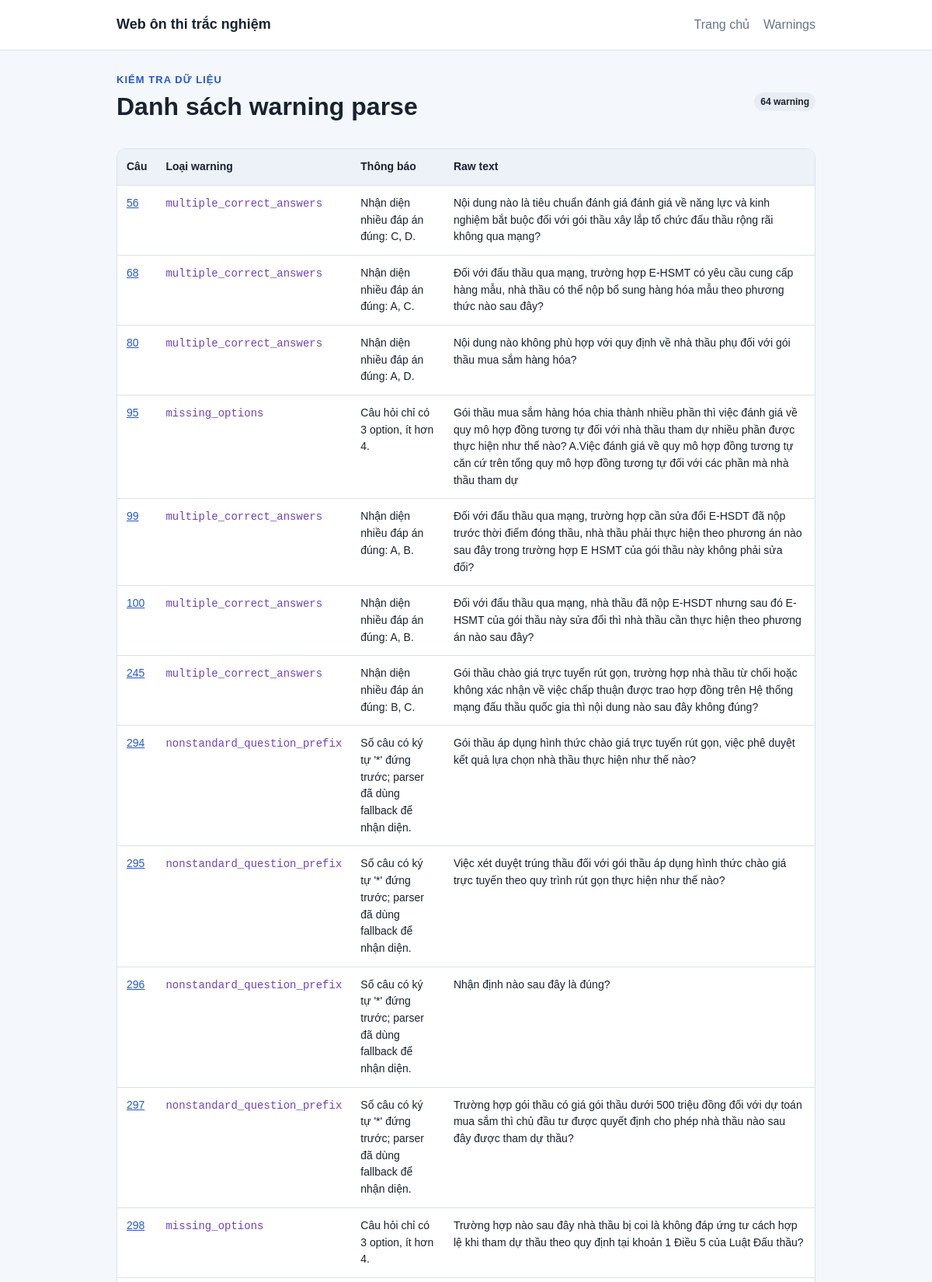
The app's page /warnings (upper part) with its own data.
### tables this page shows
CREATE TABLE parse_warnings (
    id INTEGER PRIMARY KEY AUTOINCREMENT,
    question_number INTEGER,
    warning_type TEXT,
    message TEXT,
    raw_text TEXT
);

### app.py (the view)
@app.route("/warnings")
def warnings() -> str:
    return render_template("warnings.html", warnings=get_warnings())

### app.py (called while the page is built)
def get_db() -> sqlite3.Connection:
    if not Path(DB_PATH).is_file():
        raise FileNotFoundError(DB_MISSING_MESSAGE)
    if "db" not in g:
        g.db = sqlite3.connect(DB_PATH)
        g.db.row_factory = sqlite3.Row
    return g.db

def get_warnings() -> list[dict]:
    rows = get_db().execute(
        """
        SELECT w.id, w.question_number, w.warning_type, w.message, w.raw_text,
               q.id AS question_id
        FROM parse_warnings AS w
        LEFT JOIN questions AS q ON q.question_number = w.question_number
        ORDER BY w.question_number, w.id
        """
    ).fetchall()
    return [dict(row) for row in rows]

### templates/warnings.html (shortened to what this page needs)
{% extends "base.html" %}
{% block content %}
<div class="page-heading">
    <div>
        <p class="eyebrow">Kiểm tra dữ liệu</p>
        <h1>Danh sách warning parse</h1>
    </div>
    <span class="count-badge">{{ warnings | length }} warning</span>
</div>
<div class="table-wrap">
    <table>
        <thead>
            <tr>
                <th>Câu</th>
                <th>Loại warning</th>
                <th>Thông báo</th>
                <th>Raw text</th>
            </tr>
        </thead>
        <tbody>
            {% for warning in warnings %}
            <tr>
                <td>
                    {% if warning.question_id %}
                    <a href="{{ url_for('question_detail', question_id=warning.question_id) }}">{{ warning.question_number }}</a>
                    {% else %}
                    {{ warning.question_number }}
                    {% endif %}
                </td>
                <td><code>{{ warning.warning_type }}</code></td>
                <td>{{ warning.message }}</td>
                <td>{{ warning.raw_text }}</td>
            </tr>
            {% else %}
            <tr><td colspan="4">Không có warning.</td></tr>
            {% endfor %}
        </tbody>
    </table>
</div>
{% endblock %}

### templates/base.html (shortened to what this page needs)
<!DOCTYPE html>
<html lang="vi">
<head>
    <link rel="stylesheet" href="{{ url_for('static', filename='css/style.css') }}">
</head>
<body>
    <header class="site-header">
        <div class="container nav-wrap">
            <a class="brand" href="{{ url_for('index') }}">Web ôn thi trắc nghiệm</a>
            <nav>
                <a href="{{ url_for('index') }}">Trang chủ</a>
                <a href="{{ url_for('warnings') }}">Warnings</a>
            </nav>
        </div>
    </header>
    <main class="container">
        {% if database_error %}
            <section class="alert alert-error">
                <h1>Lỗi database</h1>
                <p>{{ database_error }}</p>
            </section>
        {% else %}
            {% block content %}{% endblock %}
        {% endif %}
    </main>
</body>
</html>

### static/css/style.css (style rules this page uses)
:root { --primary: #2457d6; --primary-dark: #1943aa; --border: #dbe2ea; --text: #182230; --muted: #64748b; --surface: #ffffff; --page: #f4f7fb; --success: #177245; --danger: #b42318; --warning: #9a6700; }
* { box-sizing: border-box; }
body { margin: 0; color: var(--text); background: var(--page); font-family: Arial, system-ui, sans-serif; line-height: 1.55; }
a { color: var(--primary); }
.container { width: min(900px, calc(100% - 32px)); margin: 0 auto; }
.site-header { margin-bottom: 28px; border-bottom: 1px solid var(--border); background: var(--surface); }
.nav-wrap, .page-heading, .quiz-toolbar, .submit-bar, .button-row { display: flex; align-items: center; justify-content: space-between; gap: 16px; }
.nav-wrap { min-height: 64px; }
.brand { color: var(--text); font-size: 18px; font-weight: 700; text-decoration: none; }
nav { display: flex; gap: 18px; }
nav a { color: var(--muted); text-decoration: none; }
h1, h2 { line-height: 1.25; }
h1 { margin: 4px 0 12px; }
.eyebrow { margin: 0; color: var(--primary); font-size: 13px; font-weight: 700; letter-spacing: .08em; text-transform: uppercase; }
.quiz-toolbar, .page-heading { margin-bottom: 22px; }
.status-badge, .mini-badge, .count-badge { display: inline-block; padding: 3px 8px; border-radius: 999px; background: #e8edf5; font-size: 12px; font-weight: 700; }
.table-wrap { overflow-x: auto; border: 1px solid var(--border); border-radius: 12px; background: white; }
table { width: 100%; border-collapse: collapse; font-size: 14px; }
th, td { padding: 12px; border-bottom: 1px solid var(--border); text-align: left; vertical-align: top; }
th { background: #edf2f8; white-space: nowrap; }
td:last-child { min-width: 280px; }
code { color: #6f42c1; }

### records on screen
parse_warnings: question_number "56", warning_type "multiple_correct_answers", message "Nhận diện nhiều đáp án đúng: C, D.", raw_text "Nội dung nào là tiêu chuẩn đánh giá đánh giá về năng lực và kinh nghiệm bắt buộc đối với gói thầu xây lắp tổ chức đấu thầu rộng rãi không qua mạng?"
parse_warnings: question_number "68", warning_type "multiple_correct_answers", message "Nhận diện nhiều đáp án đúng: A, C.", raw_text "Đối với đấu thầu qua mạng, trường hợp E-HSMT có yêu cầu cung cấp hàng mẫu, nhà thầu có thể nộp bổ sung hàng hóa mẫu theo phương thức nào sau đây?"
parse_warnings: question_number "80", warning_type "multiple_correct_answers", message "Nhận diện nhiều đáp án đúng: A, D.", raw_text "Nội dung nào không phù hợp với quy định về nhà thầu phụ đối với gói thầu mua sắm hàng hóa?"
parse_warnings: question_number "95", warning_type "missing_options", message "Câu hỏi chỉ có 3 option, ít hơn 4.", raw_text "Gói thầu mua sắm hàng hóa chia thành nhiều phần thì việc đánh giá về quy mô hợp đồng tương tự đối với nhà thầu tham dự nhiều phần được thực hiện như thế nào? A.Việc đánh giá về quy mô hợp đồng tương tự căn cứ trên tổng quy mô hợp đồng tương tự đối với các phần mà nhà thầu tham dự"
parse_warnings: question_number "99", warning_type "multiple_correct_answers", message "Nhận diện nhiều đáp án đúng: A, B.", raw_text "Đối với đấu thầu qua mạng, trường hợp cần sửa đổi E-HSDT đã nộp trước thời điểm đóng thầu, nhà thầu phải thực hiện theo phương án nào sau đây trong trường hợp E HSMT của gói thầu này không phải sửa đổi?"
parse_warnings: question_number "100", warning_type "multiple_correct_answers", message "Nhận diện nhiều đáp án đúng: A, B.", raw_text "Đối với đấu thầu qua mạng, nhà thầu đã nộp E-HSDT nhưng sau đó E-HSMT của gói thầu này sửa đổi thì nhà thầu cần thực hiện theo phương án nào sau đây?"
parse_warnings: question_number "245", warning_type "multiple_correct_answers", message "Nhận diện nhiều đáp án đúng: B, C.", raw_text "Gói thầu chào giá trực tuyến rút gọn, trường hợp nhà thầu từ chối hoặc không xác nhận về việc chấp thuận được trao hợp đồng trên Hệ thống mạng đấu thầu quốc gia thì nội dung nào sau đây không đúng?"
parse_warnings: question_number "294", warning_type "nonstandard_question_prefix", message "Số câu có ký tự '*' đứng trước; parser đã dùng fallback để nhận diện.", raw_text "Gói thầu áp dụng hình thức chào giá trực tuyến rút gọn, việc phê duyệt kết quả lựa chọn nhà thầu thực hiện như thế nào?"
parse_warnings: question_number "295", warning_type "nonstandard_question_prefix", message "Số câu có ký tự '*' đứng trước; parser đã dùng fallback để nhận diện.", raw_text "Việc xét duyệt trúng thầu đối với gói thầu áp dụng hình thức chào giá trực tuyến theo quy trình rút gọn thực hiện như thế nào?"
parse_warnings: question_number "296", warning_type "nonstandard_question_prefix", message "Số câu có ký tự '*' đứng trước; parser đã dùng fallback để nhận diện.", raw_text "Nhận định nào sau đây là đúng?"
parse_warnings: question_number "297", warning_type "nonstandard_question_prefix", message "Số câu có ký tự '*' đứng trước; parser đã dùng fallback để nhận diện.", raw_text "Trường hợp gói thầu có giá gói thầu dưới 500 triệu đồng đối với dự toán mua sắm thì chủ đầu tư được quyết định cho phép nhà thầu nào sau đây được tham dự thầu?"
parse_warnings: question_number "298", warning_type "missing_options", message "Câu hỏi chỉ có 3 option, ít hơn 4.", raw_text "Trường hợp nào sau đây nhà thầu bị coi là không đáp ứng tư cách hợp lệ khi tham dự thầu theo quy định tại khoản 1 Điều 5 của Luật Đấu thầu?"

### other values on screen
{{ warnings | length }} "64"
